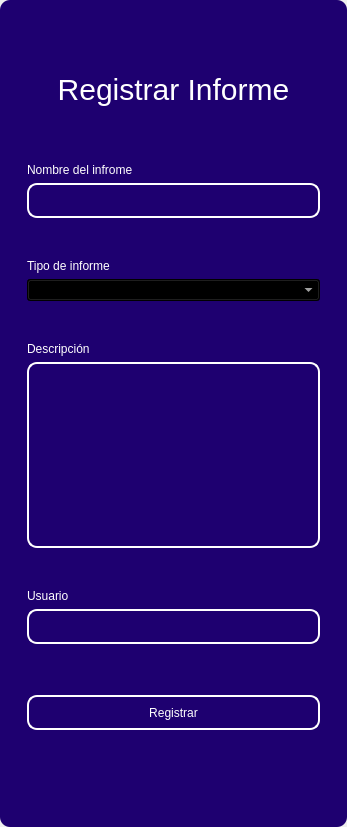
<?xml version="1.0" encoding="UTF-8"?>
<ui version="4.0">
 <class>MainWindow</class>
 <widget class="QMainWindow" name="MainWindow">
  <property name="geometry">
   <rect>
    <x>0</x>
    <y>0</y>
    <width>347</width>
    <height>827</height>
   </rect>
  </property>
  <property name="windowTitle">
   <string>MainWindow</string>
  </property>
  <property name="styleSheet">
   <string notr="true"/>
  </property>
  <widget class="QWidget" name="centralwidget">
   <property name="styleSheet">
    <string notr="true"/>
   </property>
   <layout class="QVBoxLayout" name="verticalLayout">
    <property name="spacing">
     <number>0</number>
    </property>
    <property name="leftMargin">
     <number>0</number>
    </property>
    <property name="topMargin">
     <number>0</number>
    </property>
    <property name="rightMargin">
     <number>0</number>
    </property>
    <property name="bottomMargin">
     <number>0</number>
    </property>
    <item>
     <widget class="QFrame" name="frame">
      <property name="enabled">
       <bool>true</bool>
      </property>
      <property name="styleSheet">
       <string notr="true">QFrame {
	border-radius:10px;
	background-color:#1E0070;
 }
</string>
      </property>
      <property name="frameShape">
       <enum>QFrame::StyledPanel</enum>
      </property>
      <property name="frameShadow">
       <enum>QFrame::Raised</enum>
      </property>
      <layout class="QVBoxLayout" name="verticalLayout_2">
       <item>
        <widget class="QFrame" name="frame_superior">
         <property name="minimumSize">
          <size>
           <width>0</width>
           <height>40</height>
          </size>
         </property>
         <property name="maximumSize">
          <size>
           <width>16777215</width>
           <height>40</height>
          </size>
         </property>
         <property name="styleSheet">
          <string notr="true">QPushButton{
border-radius:18px;
}

QPushButton:hover{
	background-color: rgb(0, 0, 0);
}
</string>
         </property>
         <property name="frameShape">
          <enum>QFrame::StyledPanel</enum>
         </property>
         <property name="frameShadow">
          <enum>QFrame::Raised</enum>
         </property>
         <layout class="QHBoxLayout" name="horizontalLayout_3">
          <property name="spacing">
           <number>4</number>
          </property>
          <property name="leftMargin">
           <number>0</number>
          </property>
          <property name="topMargin">
           <number>0</number>
          </property>
          <property name="rightMargin">
           <number>0</number>
          </property>
          <property name="bottomMargin">
           <number>0</number>
          </property>
          <item>
           <widget class="QPushButton" name="btn_icon">
            <property name="text">
             <string/>
            </property>
            <property name="iconSize">
             <size>
              <width>40</width>
              <height>40</height>
             </size>
            </property>
           </widget>
          </item>
          <item>
           <spacer name="horizontalSpacer_2">
            <property name="orientation">
             <enum>Qt::Horizontal</enum>
            </property>
            <property name="sizeHint" stdset="0">
             <size>
              <width>443</width>
              <height>20</height>
             </size>
            </property>
           </spacer>
          </item>
          <item>
           <widget class="QPushButton" name="bt_minimizar">
            <property name="minimumSize">
             <size>
              <width>38</width>
              <height>38</height>
             </size>
            </property>
            <property name="maximumSize">
             <size>
              <width>38</width>
              <height>38</height>
             </size>
            </property>
            <property name="cursor">
             <cursorShape>PointingHandCursor</cursorShape>
            </property>
            <property name="text">
             <string/>
            </property>
            <property name="icon">
             <iconset>
              <normaloff>image/minus.svg</normaloff>image/minus.svg</iconset>
            </property>
            <property name="iconSize">
             <size>
              <width>38</width>
              <height>38</height>
             </size>
            </property>
           </widget>
          </item>
          <item>
           <widget class="QPushButton" name="bt_maximizar">
            <property name="minimumSize">
             <size>
              <width>38</width>
              <height>38</height>
             </size>
            </property>
            <property name="maximumSize">
             <size>
              <width>38</width>
              <height>38</height>
             </size>
            </property>
            <property name="cursor">
             <cursorShape>PointingHandCursor</cursorShape>
            </property>
            <property name="text">
             <string/>
            </property>
            <property name="icon">
             <iconset>
              <normaloff>image/chevron-up.svg</normaloff>image/chevron-up.svg</iconset>
            </property>
            <property name="iconSize">
             <size>
              <width>38</width>
              <height>38</height>
             </size>
            </property>
           </widget>
          </item>
          <item>
           <widget class="QPushButton" name="bt_restaurar">
            <property name="minimumSize">
             <size>
              <width>38</width>
              <height>38</height>
             </size>
            </property>
            <property name="maximumSize">
             <size>
              <width>38</width>
              <height>38</height>
             </size>
            </property>
            <property name="cursor">
             <cursorShape>PointingHandCursor</cursorShape>
            </property>
            <property name="text">
             <string/>
            </property>
            <property name="icon">
             <iconset>
              <normaloff>image/chevron-down.svg</normaloff>image/chevron-down.svg</iconset>
            </property>
            <property name="iconSize">
             <size>
              <width>38</width>
              <height>38</height>
             </size>
            </property>
           </widget>
          </item>
          <item>
           <widget class="QPushButton" name="bt_cerrar">
            <property name="minimumSize">
             <size>
              <width>38</width>
              <height>38</height>
             </size>
            </property>
            <property name="maximumSize">
             <size>
              <width>38</width>
              <height>38</height>
             </size>
            </property>
            <property name="cursor">
             <cursorShape>PointingHandCursor</cursorShape>
            </property>
            <property name="text">
             <string/>
            </property>
            <property name="icon">
             <iconset>
              <normaloff>image/x.svg</normaloff>image/x.svg</iconset>
            </property>
            <property name="iconSize">
             <size>
              <width>38</width>
              <height>38</height>
             </size>
            </property>
           </widget>
          </item>
         </layout>
        </widget>
       </item>
       <item>
        <widget class="QFrame" name="frame_3">
         <property name="styleSheet">
          <string notr="true">QLabel {
	color: rgb(255, 255, 254);
	font: 12pt &quot;Arial&quot;;
	background-color: rgba(0, 0, 0,0);
}

QTextEdit{
background-color: rgba(0, 0, 0,0);
border-radius:10px; 
font: 12pt &quot;Arial&quot;;
color: rgb(255, 255, 254);
border: 2px solid  rgb(255, 255, 255);

}

QTextEdit:hover{
background-color: rgba(0, 0, 0,0);
border-radius:10px; 
font: 12pt &quot;Arial&quot;;
border: 2px solid  rgb(120, 0, 171);
}

QTextEdit:focus{
background-color: rgb(0, 0, 0);
border-radius:10px; 
font: 12pt &quot;Arial&quot;;
border: 2px solid rgb(120, 0, 171);
}

QLineEdit{
background-color: rgba(0, 0, 0,0);
border-radius:10px; 
font: 12pt &quot;Arial&quot;;
color: rgb(255, 255, 254);
border: 2px solid  rgb(255, 255, 255);

}

QLineEdit:hover{
background-color: rgba(0, 0, 0,0);
border-radius:10px; 
font: 12pt &quot;Arial&quot;;
border: 2px solid  rgb(120, 0, 171);
}

QLineEdit:focus{
background-color: rgb(0, 0, 0);
border-radius:10px; 
font: 12pt &quot;Arial&quot;;
border: 2px solid rgb(120, 0, 171);
}

QCheckBox{
	font: 12pt &quot;Arial&quot;;
	color: rgb(255, 255, 255);
}

QCheckBox::indicator {
    width: 18px;
    height:18px;
}

QCheckBox::indicator:unchecked {
   background-image: url(image/square.svg);
}

QCheckBox::indicator:checked {
   background-image: url(image/check-square.svg);
}

QPushButton{
border-radius:10px; 
font: 12pt &quot;Arial&quot;;
color: rgb(255, 255, 254);
border: 2px solid #ffffff;
}

QPushButton:hover{
border-radius:10px; 
font: 12pt &quot;Arial&quot;;
color: rgb(255, 255, 255);
border: 2px solid rgb(120, 0, 171);
	background-color: rgb(120, 0, 171);
}
</string>
         </property>
         <property name="frameShape">
          <enum>QFrame::StyledPanel</enum>
         </property>
         <property name="frameShadow">
          <enum>QFrame::Raised</enum>
         </property>
         <layout class="QHBoxLayout" name="horizontalLayout_4">
          <item>
           <layout class="QVBoxLayout" name="verticalLayout_4">
            <property name="spacing">
             <number>5</number>
            </property>
            <property name="rightMargin">
             <number>0</number>
            </property>
            <property name="bottomMargin">
             <number>0</number>
            </property>
            <item>
             <widget class="QLabel" name="label_3">
              <property name="minimumSize">
               <size>
                <width>100</width>
                <height>50</height>
               </size>
              </property>
              <property name="styleSheet">
               <string notr="true">font-size: 30px;
color: rgb(255, 255, 255);</string>
              </property>
              <property name="text">
               <string>Registrar Informe</string>
              </property>
              <property name="alignment">
               <set>Qt::AlignCenter</set>
              </property>
             </widget>
            </item>
            <item>
             <widget class="QFrame" name="frame_4">
              <property name="maximumSize">
               <size>
                <width>400</width>
                <height>700</height>
               </size>
              </property>
              <property name="styleSheet">
               <string notr="true">QLabel {
	color: rgb(255, 255, 254);
	font: 12pt &quot;Arial&quot;;
	background-color: rgba(0, 0, 0,0);
}

QTextEdit{
background-color: rgba(0, 0, 0,0);
border-radius:10px; 
font: 12pt &quot;Arial&quot;;
color: rgb(255, 255, 254);
border: 2px solid  rgb(255, 255, 255);

}

QTextEdit:hover{
background-color: rgba(0, 0, 0,0);
border-radius:10px; 
font: 12pt &quot;Arial&quot;;
border: 2px solid  rgb(120, 0, 171);
}

QTextEdit:focus{
background-color: rgb(0, 0, 0);
border-radius:10px; 
font: 12pt &quot;Arial&quot;;
border: 2px solid rgb(120, 0, 171);
}

QLineEdit{
background-color: rgba(0, 0, 0,0);
border-radius:10px; 
font: 12pt &quot;Arial&quot;;
color: rgb(255, 255, 254);
border: 2px solid  rgb(255, 255, 255);

}

QLineEdit:hover{
background-color: rgba(0, 0, 0,0);
border-radius:10px; 
font: 12pt &quot;Arial&quot;;
border: 2px solid  rgb(120, 0, 171);
}

QLineEdit:focus{
background-color: rgb(0, 0, 0);
border-radius:10px; 
font: 12pt &quot;Arial&quot;;
border: 2px solid rgb(120, 0, 171);
}

QCheckBox{
	font: 12pt &quot;Arial&quot;;
	color: rgb(255, 255, 255);
}

QCheckBox::indicator {
    width: 18px;
    height:18px;
}

QCheckBox::indicator:unchecked {
   background-image: url(image/square.svg);
}

QCheckBox::indicator:checked {
   background-image: url(image/check-square.svg);
}

QPushButton{
border-radius:10px; 
font: 12pt &quot;Arial&quot;;
color: rgb(255, 255, 254);
border: 2px solid #ffffff;
}

QPushButton:hover{
border-radius:10px; 
font: 12pt &quot;Arial&quot;;
color: rgb(255, 255, 255);
border: 2px solid rgb(120, 0, 171);
	background-color: rgb(120, 0, 171);
}
</string>
              </property>
              <property name="frameShape">
               <enum>QFrame::StyledPanel</enum>
              </property>
              <property name="frameShadow">
               <enum>QFrame::Raised</enum>
              </property>
              <layout class="QVBoxLayout" name="verticalLayout_3">
               <property name="leftMargin">
                <number>9</number>
               </property>
               <property name="topMargin">
                <number>9</number>
               </property>
               <property name="rightMargin">
                <number>9</number>
               </property>
               <property name="bottomMargin">
                <number>9</number>
               </property>
               <item>
                <spacer name="verticalSpacer_3">
                 <property name="orientation">
                  <enum>Qt::Vertical</enum>
                 </property>
                 <property name="sizeHint" stdset="0">
                  <size>
                   <width>20</width>
                   <height>40</height>
                  </size>
                 </property>
                </spacer>
               </item>
               <item>
                <widget class="QLabel" name="label_4">
                 <property name="text">
                  <string>Nombre del infrome</string>
                 </property>
                </widget>
               </item>
               <item>
                <widget class="QLineEdit" name="nametxt">
                 <property name="minimumSize">
                  <size>
                   <width>0</width>
                   <height>35</height>
                  </size>
                 </property>
                 <property name="maximumSize">
                  <size>
                   <width>16777215</width>
                   <height>16777215</height>
                  </size>
                 </property>
                 <property name="echoMode">
                  <enum>QLineEdit::Normal</enum>
                 </property>
                </widget>
               </item>
               <item>
                <spacer name="verticalSpacer_4">
                 <property name="orientation">
                  <enum>Qt::Vertical</enum>
                 </property>
                 <property name="sizeHint" stdset="0">
                  <size>
                   <width>20</width>
                   <height>40</height>
                  </size>
                 </property>
                </spacer>
               </item>
               <item>
                <widget class="QLabel" name="label_5">
                 <property name="text">
                  <string>Tipo de informe</string>
                 </property>
                </widget>
               </item>
               <item>
                <widget class="QComboBox" name="type_combobox">
                 <property name="styleSheet">
                  <string notr="true">color: rgb(255, 255, 255);
background-color: rgb(0, 0, 0);</string>
                 </property>
                </widget>
               </item>
               <item>
                <spacer name="verticalSpacer_5">
                 <property name="orientation">
                  <enum>Qt::Vertical</enum>
                 </property>
                 <property name="sizeHint" stdset="0">
                  <size>
                   <width>20</width>
                   <height>40</height>
                  </size>
                 </property>
                </spacer>
               </item>
               <item>
                <widget class="QLabel" name="label">
                 <property name="text">
                  <string>Descripción</string>
                 </property>
                </widget>
               </item>
               <item>
                <widget class="QTextEdit" name="descriptiontxt"/>
               </item>
               <item>
                <spacer name="verticalSpacer_6">
                 <property name="orientation">
                  <enum>Qt::Vertical</enum>
                 </property>
                 <property name="sizeHint" stdset="0">
                  <size>
                   <width>20</width>
                   <height>40</height>
                  </size>
                 </property>
                </spacer>
               </item>
               <item>
                <widget class="QLabel" name="label_6">
                 <property name="text">
                  <string>Usuario</string>
                 </property>
                </widget>
               </item>
               <item>
                <widget class="QLineEdit" name="usertxt">
                 <property name="enabled">
                  <bool>false</bool>
                 </property>
                 <property name="minimumSize">
                  <size>
                   <width>0</width>
                   <height>35</height>
                  </size>
                 </property>
                </widget>
               </item>
               <item>
                <spacer name="verticalSpacer_9">
                 <property name="orientation">
                  <enum>Qt::Vertical</enum>
                 </property>
                 <property name="sizeHint" stdset="0">
                  <size>
                   <width>20</width>
                   <height>50</height>
                  </size>
                 </property>
                </spacer>
               </item>
               <item>
                <widget class="QPushButton" name="btn_add">
                 <property name="minimumSize">
                  <size>
                   <width>0</width>
                   <height>35</height>
                  </size>
                 </property>
                 <property name="cursor">
                  <cursorShape>PointingHandCursor</cursorShape>
                 </property>
                 <property name="text">
                  <string>Registrar</string>
                 </property>
                </widget>
               </item>
               <item>
                <spacer name="verticalSpacer_7">
                 <property name="orientation">
                  <enum>Qt::Vertical</enum>
                 </property>
                 <property name="sizeHint" stdset="0">
                  <size>
                   <width>20</width>
                   <height>40</height>
                  </size>
                 </property>
                </spacer>
               </item>
               <item>
                <spacer name="verticalSpacer_8">
                 <property name="orientation">
                  <enum>Qt::Vertical</enum>
                 </property>
                 <property name="sizeHint" stdset="0">
                  <size>
                   <width>20</width>
                   <height>40</height>
                  </size>
                 </property>
                </spacer>
               </item>
              </layout>
             </widget>
            </item>
           </layout>
          </item>
         </layout>
        </widget>
       </item>
      </layout>
     </widget>
    </item>
   </layout>
  </widget>
 </widget>
 <resources/>
 <connections/>
</ui>
